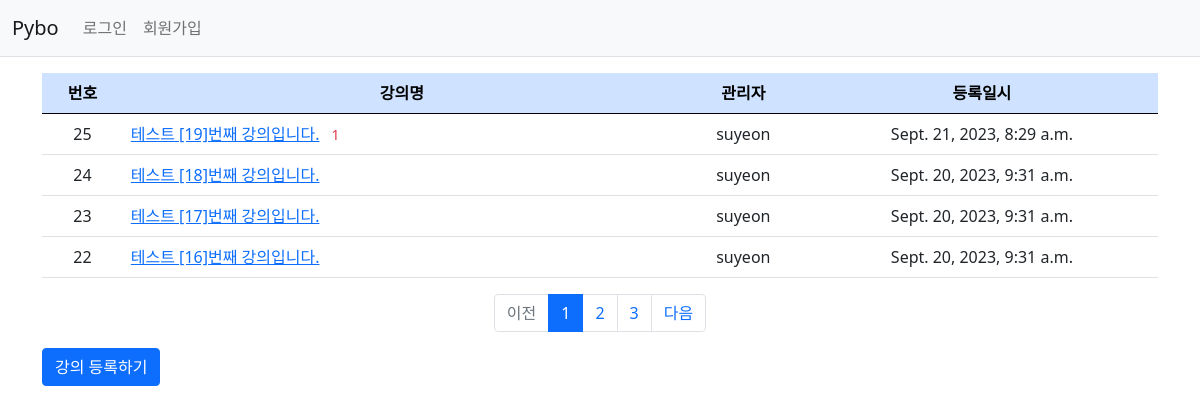
Page /pybo/suyeon_class_list/ on the committed database.
### pybo/models.py (models this page shows, shortened)
class Class(models.Model):
    author = models.ForeignKey(User, on_delete=models.CASCADE)
    subject = models.CharField(max_length=200)
    class_info = models.TextField()
    create_date = models.DateTimeField()
    modify_date = models.DateTimeField(null=True, blank=True)

### pybo/views/base_views.py (the view)
# urls.py: path('', base_views.class_list, name='class_list')
def class_list(request):
    page = request.GET.get('page', '1')
    class_list = Class.objects.order_by('-create_date')
    paginator = Paginator(class_list, 4)
    page_obj = paginator.get_page(page)
    context = {'class_list' : page_obj}
    return render(request, 'pybo/class_list.html', context)

### pybo/templatetags/pybo_filter.py (called while the page is built)
@register.filter
def sub(value, arg):
    return value - arg

### templates/pybo/class_list.html (shortened to what this page needs)
{% extends 'base.html' %}
{% load pybo_filter %}
{% block content %}
<div class="container my-3">
    <table class="table">
        <thead>
        <tr class="text-center table-primary">
            <th>번호</th>
            <th style="width:50%">강의명</th>
            <th>관리자</th>
            <th>등록일시</th>
        </tr>
        </thead>
        <tbody>
            {% if class_list %}
            {% for class in class_list %}
            <tr class="text-center">
                <td>
                    {{ class_list.paginator.count|sub:class_list.start_index|sub:forloop.counter|add:1 }}
                </td>
                <td class="text-start">
                    <a href="{% url 'pybo:class_detail' class.id %}"> {{ class.subject }}</a>
                    {% if class.student_set.count > 0 %}
                    <span class="text-danger small mx-2">{{ class.student_set.count }}</span>
                    {% endif %}
                </td>
                <td>{{ class.author.username }}</td>
                <td> {{ class.create_date }} </td>
            </tr>
            {% endfor %}
            {% else %}
            <tr>
                <td colspan="4">강의가 존재하지 않습니다.</td>
            </tr>
            {% endif %}
        </tbody>
    </table>
    <ul class="pagination justify-content-center">
        {% if class_list.has_previous %}
        <li class="page-item">
            <a class="page-link" href="?page={{ class_list.previous_page_number }}">이전</a>
        </li>
        {% else %}
        <li class="page-item disabled">
            <a class="page-link" tabindex = "-1" aria-disabled="true" href="#">이전</a>
        </li>
        {% endif %}
        {% for page_number in class_list.paginator.page_range %}
        {% if page_number >= class_list.number|add:-2 and page_number <= class_list.number|add:2 %}
        {% if page_number == class_list.number %}
        <li class="page-item active" aria-current="page">
            <a class="page-link" href="?page={{ page_number }}">{{ page_number }}</a>
        </li>
        {% else %}
        <li class="page-item">
            <a class="page-link" href="?page={{ page_number }}">{{ page_number }}</a>
        </li>
        {% endif %}
        {% endif %}
        {% endfor %}
        {% if class_list.has_next %}
        <li class="page-item">
            <a class="page-link" href="?page={{ class_list.next_page_number }}">다음</a>
        </li>
        {% else %}
        <li class="page-item disabled">
            <a class="page-link" tabindex="-1" aria-disabled="true" href="#">다음</a>
        </li>
        {% endif %}
    </ul>
    <a href="{% url 'pybo:class_register' %}" class="btn btn-primary">강의 등록하기</a>
</div>
{% endblock %}

### templates/base.html (shortened to what this page needs)
{% load static %}
<!doctype html>
<html lang="ko">
    <head>
        <link rel="stylesheet" type="text/css" href="{% static 'bootstrap.min.css' %}">
    </head>
    <body>
        {% include 'navbar.html' %}
        {% block content %}
        {% endblock %}
    </body>
</html>

### templates/navbar.html (shortened to what this page needs)
<nav class="navbar navbar-expand-lg navbar-light bg-light border-bottom">
    <div class="container-fluid">
        <a class="navbar-brand" href="{% url 'pybo:class_list' %}">Pybo</a>
        <div class="collapse navbar-collapse" id="navbarSupportedContent">
            <ul class="navbar-nav me-auto mb-2 mb-lg-0">
                <li class="nav-item">
                    {% if user.is_authenticated %}
                    <a class="nav-link" href="{% url 'common:logout' %}"> {{ user.username }} (로그아웃)</a>
                    {% else %}
                    <a class="nav-link" href="{% url 'common:login' %}">로그인</a>
                    {% endif %}
                </li>
                <li>
                    {% if not user.is_authenticated %}
                    <a class="nav-link" href="{% url 'common:signup' %}">회원가입</a>
                    {% endif %}
                </li>
            </ul>
        </div>
    </div>
</nav>

### rows in the picture
Class: paginator.count|sub "25", subject "테스트 [19]번째 강의입니다.", student_set.count "1", author.username "suyeon", create_date "Sept. 21, 2023, 8:29 a.m."
Class: paginator.count|sub "24", subject "테스트 [18]번째 강의입니다.", author.username "suyeon", create_date "Sept. 20, 2023, 9:31 a.m."
Class: paginator.count|sub "23", subject "테스트 [17]번째 강의입니다.", author.username "suyeon", create_date "Sept. 20, 2023, 9:31 a.m."
Class: paginator.count|sub "22", subject "테스트 [16]번째 강의입니다.", author.username "suyeon", create_date "Sept. 20, 2023, 9:31 a.m."

### other values in the picture
{{ page_number }} "1"
{{ page_number }} "2" "3"
